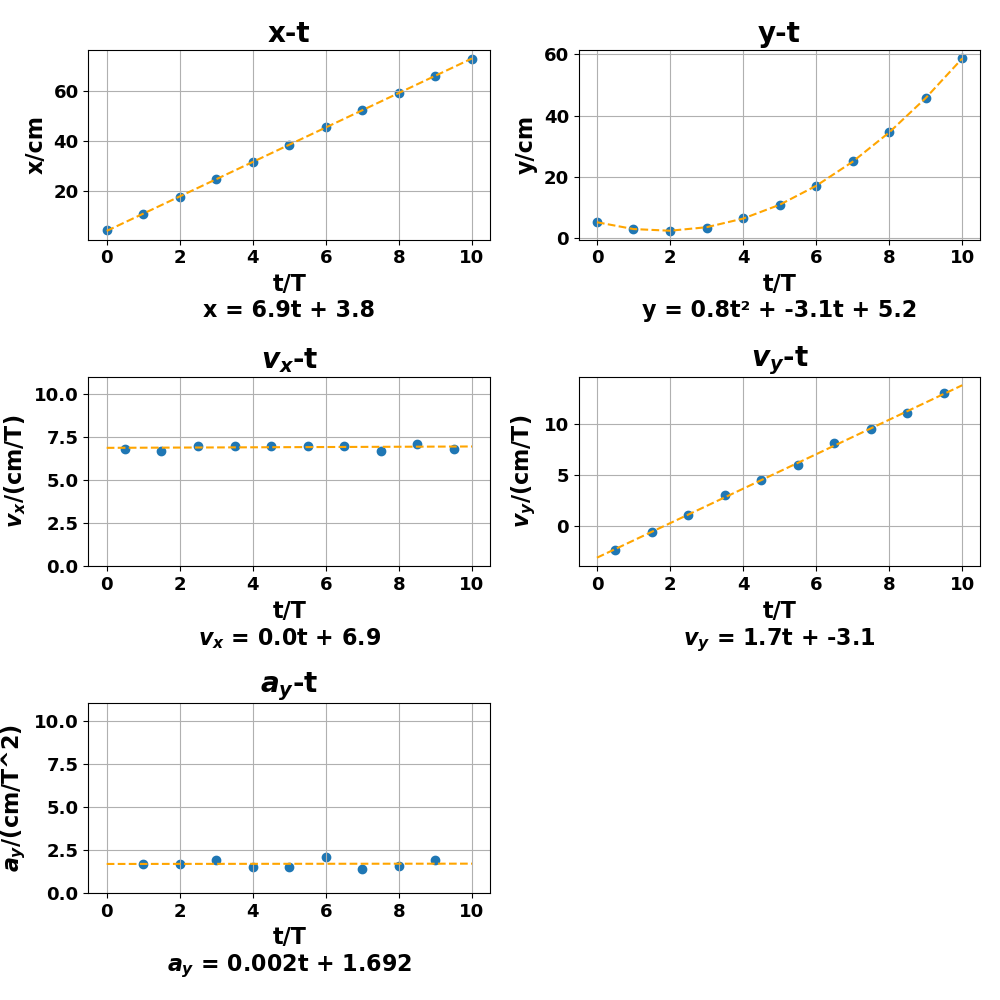

The script that saved this image:
# 作图代码来自: https://github.com/TonyCrane/ZJU-General-Physics-Experiment-I/blob/master/%E6%8A%9B%E5%B0%84%E4%BD%93%E8%BF%90%E5%8A%A8%E7%9A%84%E7%85%A7%E7%9B%B8%E6%B3%95%E7%A0%94%E7%A9%B6/code.py

import matplotlib.pyplot as plt
import numpy as np

plt.rc("font", family="Source Han Serif CN", size=13, weight="bold")
plt.figure(figsize=(10, 10))

# xs = [0.8, 7.6, 14.0, 21.0, 27.6, 34.2, 41.0, 47.2, 54.3, 61.0, 67.0]
# ys = [20.8, 13.9, 8.9, 5.1, 3.4, 3.1, 5.0, 8.5, 13.5, 18.9, 26.8]
xs = [4.0, 10.8, 17.5, 24.5, 31.5, 38.5, 45.5, 52.5, 59.2, 66.3, 73.1]
ys = [5.3, 3.0, 2.4, 3.5, 6.5, 11.0, 17.0, 25.1, 34.6, 45.7, 58.7]

assert len(xs) == len(ys)
length = len(xs)
vxs = [round(b - a, 1) for a, b in zip(xs, xs[1:])]
vys = [round(b - a, 1) for a, b in zip(ys, ys[1:])]
ays = [round(b - a, 1) for a, b in zip(vys, vys[1:])]
print(xs, ys, vxs, vys, ays, sep="\n")
ts = list(range(length))

plt.subplot(321)
plt.scatter(range(len(xs)), xs)
plt.title("x-t", weight="bold", size=20)
# plt.xlabel("t/T", weight="bold", size=16)
plt.ylabel("x/cm", weight="bold", size=16)
plt.grid(True)

linear_model = np.polyfit(ts, xs, 1)
print(f"x-t: x = {linear_model[0]} * t + {linear_model[1]}")
linear_model_fn = np.poly1d(linear_model)
equation_x = f"x = {linear_model[0]:.1f}t + {linear_model[1]:.1f}"
plt.xlabel(f"t/T\n{equation_x}", weight="bold", size=16)
t_s = np.arange(0, length)
plt.plot(t_s, linear_model_fn(t_s), color="orange", linestyle="--")

plt.subplot(322)
plt.scatter(range(len(ys)), ys)
plt.title("y-t", weight="bold", size=20)
# plt.xlabel("t/T", weight="bold", size=16)
plt.ylabel("y/cm", weight="bold", size=16)
plt.grid(True)

linear_model = np.polyfit(ts, ys, 2)
print(f"x-t: y = {linear_model[0]} * t^2 + {linear_model[1]} * t + {linear_model[2]}")
linear_model_fn = np.poly1d(linear_model)
equation_y = (
    f"y = {linear_model[0]:.1f}t² + {linear_model[1]:.1f}t + {linear_model[2]:.1f}"
)
plt.xlabel(f"t/T\n{equation_y}", weight="bold", size=16)
t_s = np.arange(0, length)
plt.plot(t_s, linear_model_fn(t_s), color="orange", linestyle="--")

plt.subplot(323)
plt.scatter(np.arange(0.5, len(vxs) + 0.5), vxs)
plt.title("$v_x$-t", weight="bold", size=20)
# plt.xlabel("t/T", weight="bold", size=16)
plt.ylabel("$v_x$/(cm/T)", weight="bold", size=16)
plt.grid(True)

linear_model = np.polyfit(np.arange(0.5, len(vxs) + 0.5), vxs, 1)
print(f"vx-t: vx = {linear_model[0]} * t + {linear_model[1]}")
linear_model_fn = np.poly1d(linear_model)
equation_vx = f"$v_x$ = {linear_model[0]:.1f}t + {linear_model[1]:.1f}"
plt.xlabel(f"t/T\n{equation_vx}", weight="bold", size=16)
t_s = np.arange(0, length)
plt.plot(t_s, linear_model_fn(t_s), color="orange", linestyle="--")
plt.ylim(0, length)

plt.subplot(324)
plt.scatter(np.arange(0.5, len(vys) + 0.5), vys)
plt.title("$v_y$-t", weight="bold", size=20)
# plt.xlabel("t/T", weight="bold", size=16)
plt.ylabel("$v_y$/(cm/T)", weight="bold", size=16)
plt.grid(True)

linear_model = np.polyfit(np.arange(0.5, len(vys) + 0.5), vys, 1)
print(f"vy-t: vy = {linear_model[0]} * t + {linear_model[1]}")
linear_model_fn = np.poly1d(linear_model)
equation_vy = f"$v_y$ = {linear_model[0]:.1f}t + {linear_model[1]:.1f}"
plt.xlabel(f"t/T\n{equation_vy}", weight="bold", size=16)
t_s = np.arange(0, length)
plt.plot(t_s, linear_model_fn(t_s), color="orange", linestyle="--")
# plt.ylim(0, length)

plt.subplot(325)
plt.scatter(np.arange(1, len(ays) + 1), ays)
plt.title("$a_y$-t", weight="bold", size=20)
# plt.xlabel("t/T", weight="bold", size=16)
plt.ylabel("$a_y$/(cm/T^2)", weight="bold", size=16)
plt.grid(True)

linear_model = np.polyfit(np.arange(1, len(ays) + 1), ays, 1)
print(f"ay-t: ay = {linear_model[0]} * t + {linear_model[1]}")
linear_model_fn = np.poly1d(linear_model)
equation_ay = f"$a_y$ = {linear_model[0]:.3f}t + {linear_model[1]:.3f}"
plt.xlabel(f"t/T\n{equation_ay}", weight="bold", size=16)
t_s = np.arange(0, length)
plt.plot(t_s, linear_model_fn(t_s), color="orange", linestyle="--")
plt.ylim(0, length)

a_ = sum(ays) / len(ays)
g_ = a_ * 24 * 24 / 100
g = 9.793
E = abs(g_ - g) / g
print(f"average of ay: {a_} cm/T^2\ng = {g_} m/s^2\nE = {E*100}%")

plt.tight_layout()
plt.savefig("6_projectileMotion.png")

"""
[4.0, 10.8, 17.5, 24.5, 31.5, 38.5, 45.5, 52.5, 59.2, 66.3, 73.1]
[5.3, 3.0, 2.4, 3.5, 6.5, 11.0, 17.0, 25.1, 34.6, 45.7, 58.7]
[6.8, 6.7, 7.0, 7.0, 7.0, 7.0, 7.0, 6.7, 7.1, 6.8]
[-2.3, -0.6, 1.1, 3.0, 4.5, 6.0, 8.1, 9.5, 11.1, 13.0]
[1.7, 1.7, 1.9, 1.5, 1.5, 2.1, 1.4, 1.6, 1.9]
x-t: x = 6.9327272727272735 * t + 3.8272727272727387
x-t: y = 0.8416083916083923 * t^2 + -3.0697202797202876 * t + 5.237762237762258
vx-t: vx = 0.007878787878787505 * t + 6.870606060606062
vy-t: vy = 1.6872727272727275 * t + -3.096363636363632
ay-t: ay = 0.0016666666666665874 * t + 1.6916666666666673
average of ay: 1.7000000000000002 cm/T^2
g = 9.792 m/s^2
E = 0.010211375472270457%
"""

## 计算不确定度
# d_y 表示仪器误差
d_y = 0.1  # cm/(T^2)
from math import sqrt

U_b = d_y / sqrt(3)

U_a = sqrt(sum([(a - a_) ** 2 for a in ays]) / (len(ays) - 1)) / sqrt(3)

U = sqrt(U_a**2 + U_b**2)
print(f"U_a = {U_a}, U_b = {U_b}, U = {U}")

d_E = U * 24 * 24 / 100
print(f"d_E = {d_E}")
